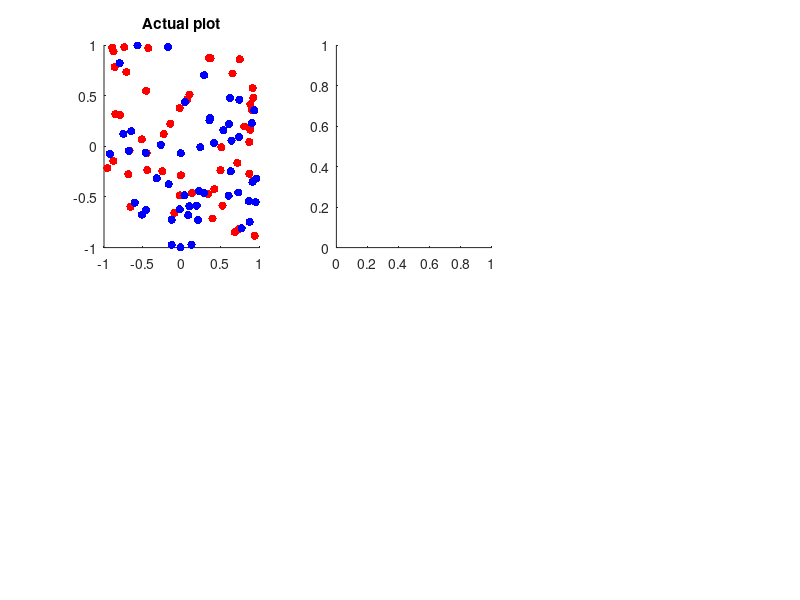

Here is the MATLAB script that generated this plot: (Note: this script raises an error after producing the figure.)
A = (-1+2*rand(100,2));
B = [ones(50,1); zeros(50,1)];
A = [A ones(100,1) B];
lines = [1,1,0;
    -1,-1,0;
    0,0.5,0;
    1,-1,5;
    1,1,0.3;
    ];

figure;

subplot(2,3,1);
hold on
for i = 1:size(A,1)
    if (A(i,4) == 1) 
        scatter(A(i,1),A(i,2),'r','filled');
    else
        scatter(A(i,1),A(i,2),'b','filled');
    end
end

title('Actual plot');
hold off
for i = 1:size(lines,1)
    subplot(2,3,i+1);
    plotdata(A, lines(i,:));
end
